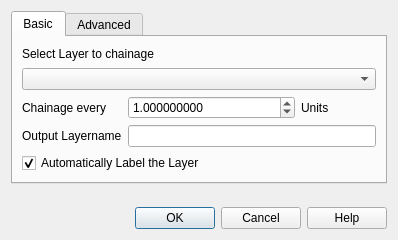
<?xml version="1.0" encoding="UTF-8"?>
<ui version="4.0">
 <class>QChainageDialog</class>
 <widget class="QDialog" name="QChainageDialog">
  <property name="enabled">
   <bool>true</bool>
  </property>
  <property name="geometry">
   <rect>
    <x>0</x>
    <y>0</y>
    <width>398</width>
    <height>240</height>
   </rect>
  </property>
  <property name="minimumSize">
   <size>
    <width>380</width>
    <height>200</height>
   </size>
  </property>
  <property name="windowTitle">
   <string>Dialog</string>
  </property>
  <layout class="QGridLayout" name="gridLayout_3">
   <item row="2" column="0">
    <widget class="QDialogButtonBox" name="buttonBox">
     <property name="orientation">
      <enum>Qt::Horizontal</enum>
     </property>
     <property name="standardButtons">
      <set>QDialogButtonBox::Cancel|QDialogButtonBox::Help|QDialogButtonBox::Ok</set>
     </property>
    </widget>
   </item>
   <item row="0" column="0">
    <widget class="QTabWidget" name="tabWidget">
     <property name="currentIndex">
      <number>0</number>
     </property>
     <widget class="QWidget" name="tab">
      <attribute name="title">
       <string>Basic</string>
      </attribute>
      <layout class="QGridLayout" name="gridLayout_2">
       <item row="0" column="0" colspan="3">
        <widget class="QLabel" name="labelSelectLayer">
         <property name="text">
          <string>Select Layer to chainage</string>
         </property>
        </widget>
       </item>
       <item row="1" column="0" colspan="3">
        <widget class="QComboBox" name="selectLayerComboBox">
         <property name="sizePolicy">
          <sizepolicy hsizetype="MinimumExpanding" vsizetype="Fixed">
           <horstretch>0</horstretch>
           <verstretch>0</verstretch>
          </sizepolicy>
         </property>
        </widget>
       </item>
       <item row="2" column="0">
        <widget class="QLabel" name="labelDistance">
         <property name="text">
          <string>Chainage every</string>
         </property>
        </widget>
       </item>
       <item row="3" column="0" colspan="2">
        <widget class="QLabel" name="labelLayerName">
         <property name="text">
          <string>Output Layername</string>
         </property>
        </widget>
       </item>
       <item row="3" column="2">
        <widget class="QLineEdit" name="layerNameLine"/>
       </item>
       <item row="4" column="0" colspan="3">
        <widget class="QCheckBox" name="autoLabelCheckBox">
         <property name="enabled">
          <bool>true</bool>
         </property>
         <property name="text">
          <string>Automatically Label the Layer</string>
         </property>
         <property name="checked">
          <bool>true</bool>
         </property>
        </widget>
       </item>
       <item row="2" column="2">
        <layout class="QHBoxLayout" name="horizontalLayout">
         <item>
          <widget class="QDoubleSpinBox" name="distanceSpinBox">
           <property name="decimals">
            <number>9</number>
           </property>
           <property name="maximum">
            <double>999999999.999999046325684</double>
           </property>
           <property name="value">
            <double>1.000000000000000</double>
           </property>
          </widget>
         </item>
         <item>
          <widget class="QLabel" name="labelUnit">
           <property name="sizePolicy">
            <sizepolicy hsizetype="Fixed" vsizetype="Preferred">
             <horstretch>0</horstretch>
             <verstretch>0</verstretch>
            </sizepolicy>
           </property>
           <property name="minimumSize">
            <size>
             <width>75</width>
             <height>0</height>
            </size>
           </property>
           <property name="text">
            <string>Units</string>
           </property>
          </widget>
         </item>
        </layout>
       </item>
      </layout>
     </widget>
     <widget class="QWidget" name="tab_2">
      <attribute name="title">
       <string>Advanced</string>
      </attribute>
      <layout class="QGridLayout" name="gridLayout">
       <item row="0" column="0">
        <widget class="QLabel" name="label">
         <property name="text">
          <string>Chainage</string>
         </property>
        </widget>
       </item>
       <item row="0" column="1">
        <widget class="QRadioButton" name="selectAllRadioBtn">
         <property name="enabled">
          <bool>true</bool>
         </property>
         <property name="text">
          <string>all Features in Layer</string>
         </property>
         <property name="checkable">
          <bool>true</bool>
         </property>
        </widget>
       </item>
       <item row="1" column="1">
        <widget class="QRadioButton" name="selectOnlyRadioBtn">
         <property name="enabled">
          <bool>true</bool>
         </property>
         <property name="text">
          <string>only selected Features</string>
         </property>
         <property name="checkable">
          <bool>true</bool>
         </property>
         <property name="checked">
          <bool>false</bool>
         </property>
        </widget>
       </item>
       <item row="2" column="0">
        <widget class="QCheckBox" name="checkBoxStartFrom">
         <property name="text">
          <string>Start from</string>
         </property>
        </widget>
       </item>
       <item row="2" column="1">
        <widget class="QDoubleSpinBox" name="startSpinBox">
         <property name="enabled">
          <bool>false</bool>
         </property>
         <property name="decimals">
          <number>9</number>
         </property>
         <property name="maximum">
          <double>999999999.999999046325684</double>
         </property>
        </widget>
       </item>
       <item row="3" column="0">
        <widget class="QCheckBox" name="checkBoxEndAt">
         <property name="text">
          <string>End at</string>
         </property>
        </widget>
       </item>
       <item row="3" column="1">
        <widget class="QDoubleSpinBox" name="endSpinBox">
         <property name="enabled">
          <bool>false</bool>
         </property>
         <property name="decimals">
          <number>9</number>
         </property>
         <property name="maximum">
          <double>999999999.999999046325684</double>
         </property>
        </widget>
       </item>
      </layout>
     </widget>
    </widget>
   </item>
   <item row="1" column="0">
    <spacer name="verticalSpacer">
     <property name="orientation">
      <enum>Qt::Vertical</enum>
     </property>
     <property name="sizeHint" stdset="0">
      <size>
       <width>20</width>
       <height>40</height>
      </size>
     </property>
    </spacer>
   </item>
  </layout>
 </widget>
 <resources/>
 <connections>
  <connection>
   <sender>buttonBox</sender>
   <signal>accepted()</signal>
   <receiver>QChainageDialog</receiver>
   <slot>accept()</slot>
   <hints>
    <hint type="sourcelabel">
     <x>286</x>
     <y>276</y>
    </hint>
    <hint type="destinationlabel">
     <x>264</x>
     <y>199</y>
    </hint>
   </hints>
  </connection>
  <connection>
   <sender>buttonBox</sender>
   <signal>rejected()</signal>
   <receiver>QChainageDialog</receiver>
   <slot>reject()</slot>
   <hints>
    <hint type="sourcelabel">
     <x>359</x>
     <y>276</y>
    </hint>
    <hint type="destinationlabel">
     <x>340</x>
     <y>199</y>
    </hint>
   </hints>
  </connection>
  <connection>
   <sender>checkBoxStartFrom</sender>
   <signal>toggled(bool)</signal>
   <receiver>startSpinBox</receiver>
   <slot>setEnabled(bool)</slot>
   <hints>
    <hint type="sourcelabel">
     <x>85</x>
     <y>149</y>
    </hint>
    <hint type="destinationlabel">
     <x>204</x>
     <y>142</y>
    </hint>
   </hints>
  </connection>
  <connection>
   <sender>checkBoxEndAt</sender>
   <signal>toggled(bool)</signal>
   <receiver>endSpinBox</receiver>
   <slot>setEnabled(bool)</slot>
   <hints>
    <hint type="sourcelabel">
     <x>88</x>
     <y>180</y>
    </hint>
    <hint type="destinationlabel">
     <x>156</x>
     <y>179</y>
    </hint>
   </hints>
  </connection>
 </connections>
 <slots>
  <slot>onComboBoxChanged()</slot>
  <slot>onComboBoxTouched()</slot>
  <slot>onRadioAll()</slot>
  <slot>onRadioSelected()</slot>
 </slots>
</ui>
